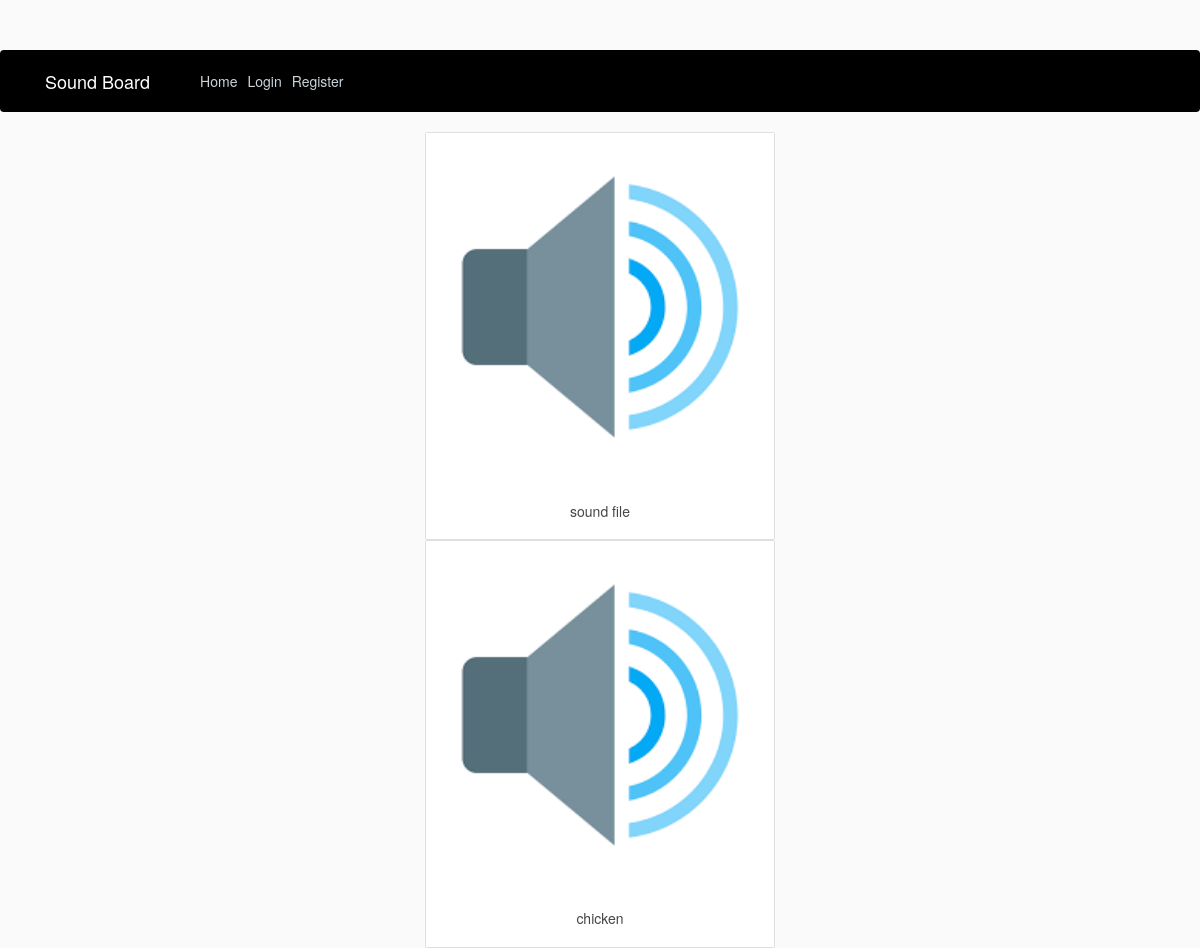
Before: / with the older database file.
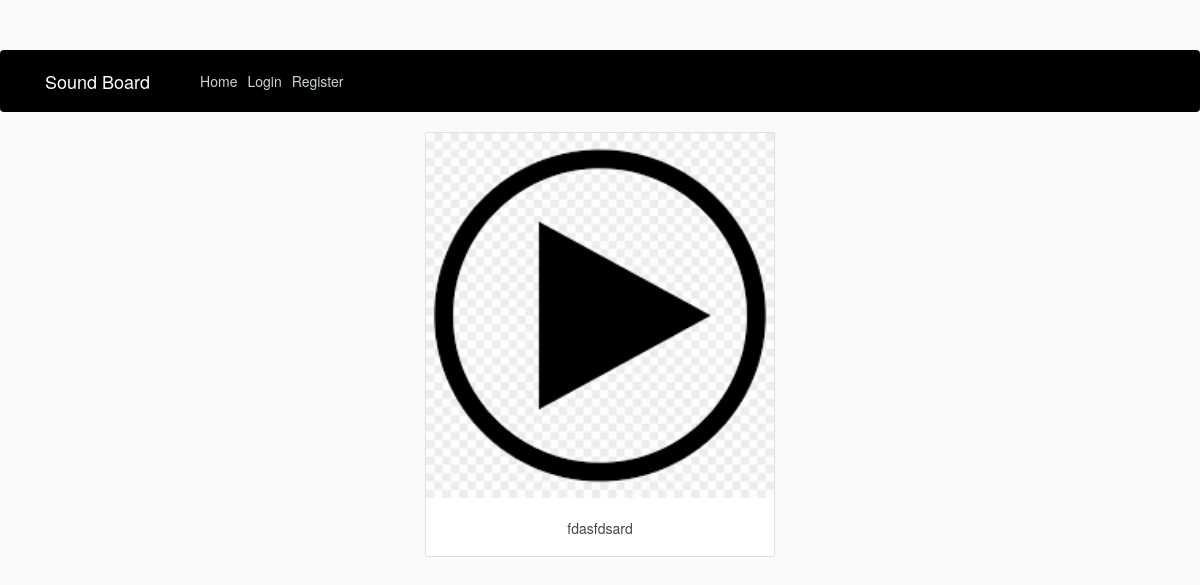
After: the same page with the newer database file.
### sound/models.py (models this page shows, shortened)
class SoundPost(models.Model):
    sound = models.FileField(upload_to='sounds')
    image = models.ImageField(upload_to='images', default='images/default.png')
    title = models.CharField(max_length=100)

### sound/views.py (the view)
# urls.py: path('', views.MainView.as_view(), name='main'),
class MainView(generic.ListView):
    template_name = 'sound/main.html'
    context_object_name = 'sound'
    def get_queryset(self):
        return SoundPost.objects.all().order_by('?')

### templates/sound/main.html (shortened to what this page needs)
{% extends 'sound/base.html' %}
{% block content %}
    <div class="row justify-content-center">
        <div class="col-4 article">
            {% for i in sound %}
                <div class="card" onclick="var audio = new Audio('{{ i.sound.url }}'); audio.play()">
                    <img src="{{ i.image.url }}" alt="sound-image">
                    <div class="card-body">
                        <h5 class="card-title center">{{ i.title }}</h5>
                    </div>
                </div>
            {% endfor %}
        </div>
    </div>
{% endblock content %}

### templates/sound/base.html (shortened to what this page needs)
{% load static %}
<!DOCTYPE html>
<html>
<head>
    <link rel="stylesheet" href="https://maxcdn.bootstrapcdn.com/bootstrap/4.0.0/css/bootstrap.min.css">
    <link rel="stylesheet" href="https://maxcdn.bootstrapcdn.com/bootstrap/3.4.1/css/bootstrap.min.css">
    <link rel="stylesheet" type="text/css" href="{% static 'blog/main.css' %}">
</head>
<body>
<header class="site-header">
    <nav class="navbar navbar-expand-md navbar-dark bg-steel fixed-top" style="background-color: black;">
        <div class="container">
            <a class="navbar-brand mr-4" href="{% url 'main' %}">Sound Board</a>
            <div class="collapse navbar-collapse" id="navbarToggle">
                <div class="navbar-nav mr-auto">
                    <a class="nav-item nav-link" href="{% url 'main' %}">Home</a>
                </div>
                <div class="navbar-nav">
                    {% if user.is_authenticated %}
                        <a class="nav-item nav-link" href="{% url 'new' %}">New Sound</a>
                        <a class="nav-item nav-link" href="{% url 'profile' %}">Profile</a>
                        <a class="nav-item nav-link" href="{% url 'logout' %}"> Logout</a>
                    {% else %}
                        <a class="nav-item nav-link" href="{% url 'login' %}">Login</a>
                        <a class="nav-item nav-link" href="{% url 'signup' %}">Register</a>
                    {% endif %}
                </div>
            </div>
        </div>
    </nav>
</header>
<main role="main" class="container">
    {% block content %}{% endblock %}
</main>
</body>
</html>

### static/css/main.css (style rules this page uses)
.center { text-align: center; }
body { background: #fafafa; color: #333333; margin-top: 5rem; }
h1, h2, h3, h4, h5, h6 { color: #444444; }
.bg-steel { background-color: #5f788a; }
.site-header .navbar-nav .nav-link { color: #cbd5db; }

Changed rows visible on the page:
removed SoundPost: image (placeholder picture), title "sound file"
removed SoundPost: image (placeholder picture), title "chicken"
added SoundPost: image (picture), title "fdasfdsard"
